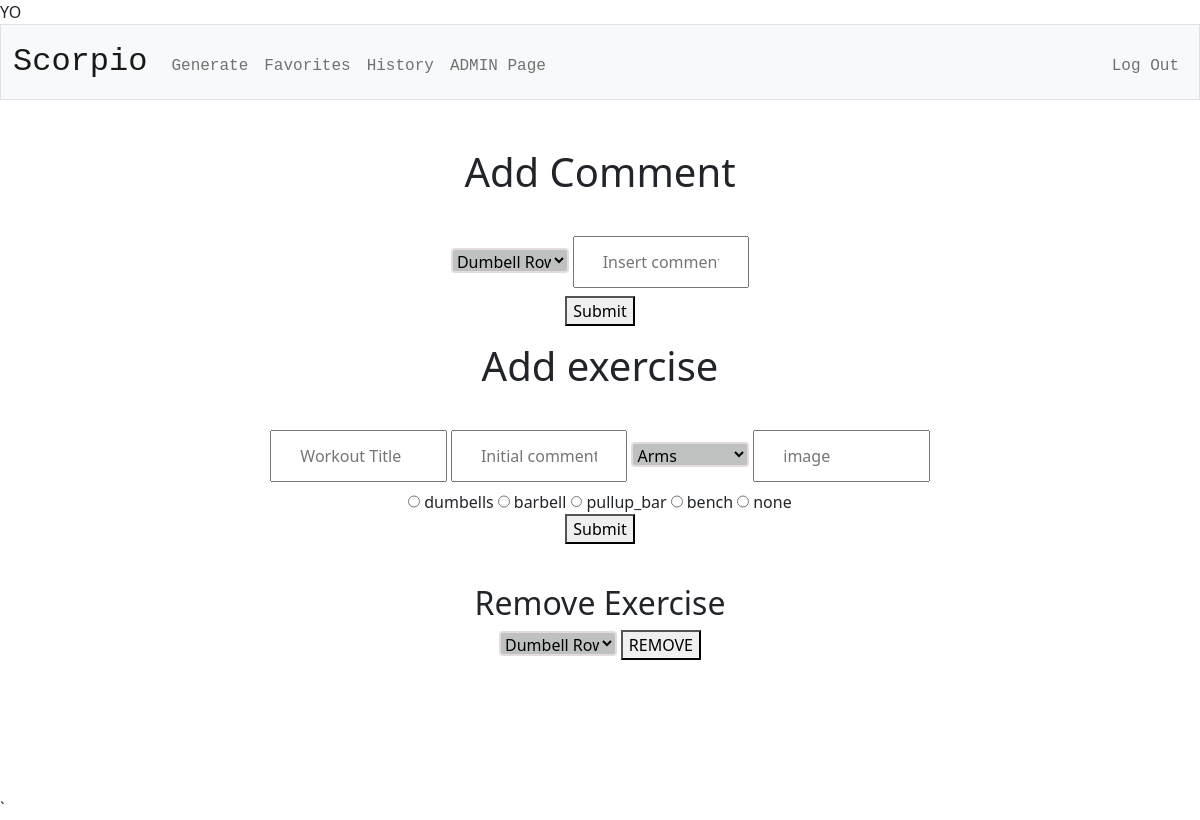
The page /admin (signed in) on the database its author committed.
### tables this page shows
CREATE TABLE equipment (
eq_id INTEGER PRIMARY KEY AUTOINCREMENT NOT NULL,
eq_type TEXT NOT NULL);

### app.py (the view, shortened to what this page needs)
@app.route("/admin", methods=["GET", "POST"])
@login_required
def admin():
    if request.method == "GET":
        if session["user_id"] == 1:
            branches = db.execute("SELECT * FROM branches")
            equipments = db.execute("SELECT * FROM equipment")
            exercises = db.execute("SELECT * FROM exercises")
            return render_template("admin.html", equipments=equipments,branches=branches,exercises = exercises )
        else:
            return apology("You must be admin to access this page",420)

### app.py (called while the page is built)
@app.after_request
def after_request(response):
    response.headers["Cache-Control"] = "no-cache, no-store, must-revalidate"
    response.headers["Expires"] = 0
    response.headers["Pragma"] = "no-cache"
    return response

### helpers.py (called while the page is built)
def login_required(f):
    @wraps(f)
    def decorated_function(*args, **kwargs):
        if session.get("user_id") is None:
            return redirect("/login")
        return f(*args, **kwargs)
    return decorated_function

### templates/admin.html (shortened to what this page needs)
YO {% extends "layout.html" %}
{% block main %}
    <h1>Add Comment</h1>
    <br>
    <form action="/admin" method="post">
    <select name="primary" id="primary" >
    {% for exercise in exercises %}
            <option value="{{ exercise.ex_id}}">{{ exercise.ex_name }}</option>
     {% endfor %}
        </select>
    <input type="text" name="secondary" placeholder ="Insert comment">
    <br>
<button type="submit">Submit</button>
</form>
    <h1>Add exercise</h1><br>
    <form action="/admin" method="post">
        <input type="text" name="name" autofocus placeholder="Workout Title">
        <input type="text" name="comment" autofocus placeholder="Initial comment(optional)">
        <select name="branch" >
            {% for branch in branches %}
                    <option value="{{ branch.branch_id }}">{{ branch.branch_name }}</option>
             {% endfor %}
            </select>
            <input type="text" name="image" autofocus placeholder="image ">
            <div>
        {% for equipment in equipments %}
        <input type="radio" id="{{  equipment.eq_id  }}" name="equip" value="{{  equipment.eq_id  }}" >
        <label for="{{  equipment.eq_id  }}">{{  equipment.eq_type  }} </label>
        {% endfor %}
        </div>
        <button type="submit">Submit</button> <br><br>
    </form>
        <h2> Remove Exercise</h2>
<form action="/admin" method="post">
    <select name="remove" id="remove" >
        {% for exercise in exercises %}
                <option value="{{ exercise.ex_id}}">{{ exercise.ex_name }}  ID={{ exercise.ex_id }}</option>
         {% endfor %}
            </select>
            <button type="submit">REMOVE</button><br><br>
    </form>
{% endblock %}

### static/styles.css (style rules this page uses)
input[type=text] { width: 15%; padding: 12px 28px; margin: 8px 0; box-sizing: border-box; }
select { width: 10%; height: 25px; border: 2px solid rgb(228, 219, 219); border-radius: 4px; background-color: #bfc0c0; }
input[type=radio] { width: 1%; font-size: 20px; padding: 16px 20px; border: 2px solid black; border-radius: 4px; background-color: #c4d9db }

### rows shown on the page
equipment: eq_type "dumbells"
equipment: eq_type "barbell"
equipment: eq_type "pullup_bar"
equipment: eq_type "bench"
equipment: eq_type "none"

### other values the page prints
form field primary "Dumbell Rows"
form field branch "Arms"
form field remove "Dumbell Rows ID=2"
